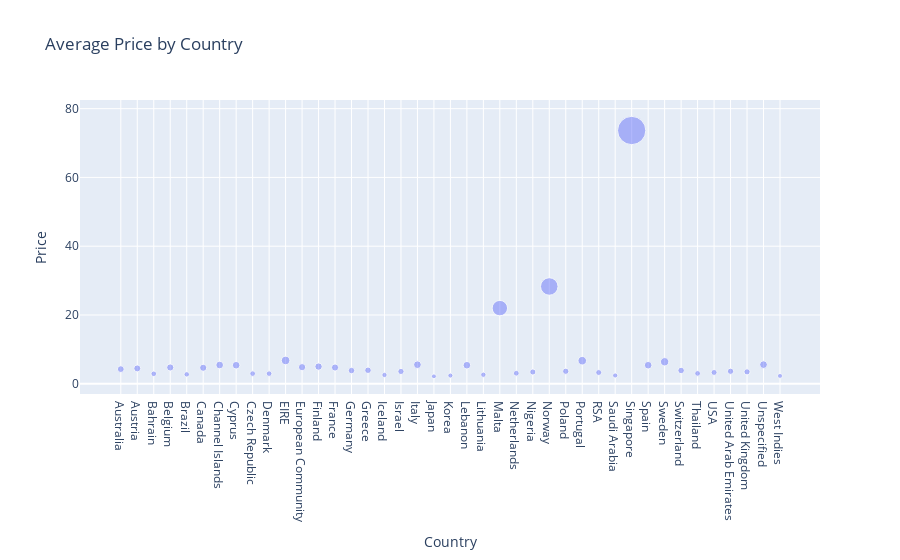

Source (notebook cell):
### Code cell
px.scatter(data.iloc[:, [5, 7]].groupby(["Country"]).mean(), 
           y = "Price", size = "Price", title = "Average Price by Country", opacity = 0.48)

### Figure 1 — Plotly figure (JSON) as saved in the notebook; plotly's stock layout.template omitted (floating-point values rounded to 4 significant figures)
{"data": [{"hovertemplate": "Country=%{x}<br>Price=%{marker.size}<extra></extra>", "legendgroup": "", "marker": {"color": "#636efa", "opacity": 0.48, "size": [4.247, 4.461, 2.89, 4.73, 2.727, 4.641, 5.443, 5.386, 2.938, 2.935, 6.773, 4.82, 4.99, 4.714, 3.836, 3.923, 2.546, 3.571, 5.528, 2.163, 2.385, 5.388, 2.616, 21.99, 3.05, 3.416, 28.29, 3.627, 6.701, 3.259, 2.411, 73.65, 5.391, 6.391, 3.854, 3.0, 3.282, 3.623, 3.46, 5.555, 2.274], "sizemode": "area", "sizeref": 0.1841, "symbol": "circle"}, "mode": "markers", "name": "", "orientation": "v", "showlegend": false, "x": ["Australia", "Austria", "Bahrain", "Belgium", "Brazil", "Canada", "Channel Islands", "Cyprus", "Czech Republic", "Denmark", "EIRE", "European Community", "Finland", "France", "Germany", "Greece", "Iceland", "Israel", "Italy", "Japan", "Korea", "Lebanon", "Lithuania", "Malta", "Netherlands", "Nigeria", "Norway", "Poland", "Portugal", "RSA", "Saudi Arabia", "Singapore", "Spain", "Sweden", "Switzerland", "Thailand", "USA", "United Arab Emirates", "United Kingdom", "Unspecified", "West Indies"], "xaxis": "x", "y": [4.247, 4.461, 2.89, 4.73, 2.727, 4.641, 5.443, 5.386, 2.938, 2.935, 6.773, 4.82, 4.99, 4.714, 3.836, 3.923, 2.546, 3.571, 5.528, 2.163, 2.385, 5.388, 2.616, 21.99, 3.05, 3.416, 28.29, 3.627, 6.701, 3.259, 2.411, 73.65, 5.391, 6.391, 3.854, 3.0, 3.282, 3.623, 3.46, 5.555, 2.274], "yaxis": "y", "type": "scatter"}], "layout": {"xaxis": {"anchor": "y", "domain": [0, 1], "title": {"text": "Country"}}, "yaxis": {"anchor": "x", "domain": [0, 1], "title": {"text": "Price"}}, "legend": {"tracegroupgap": 0, "itemsizing": "constant"}, "title": {"text": "Average Price by Country"}}}
